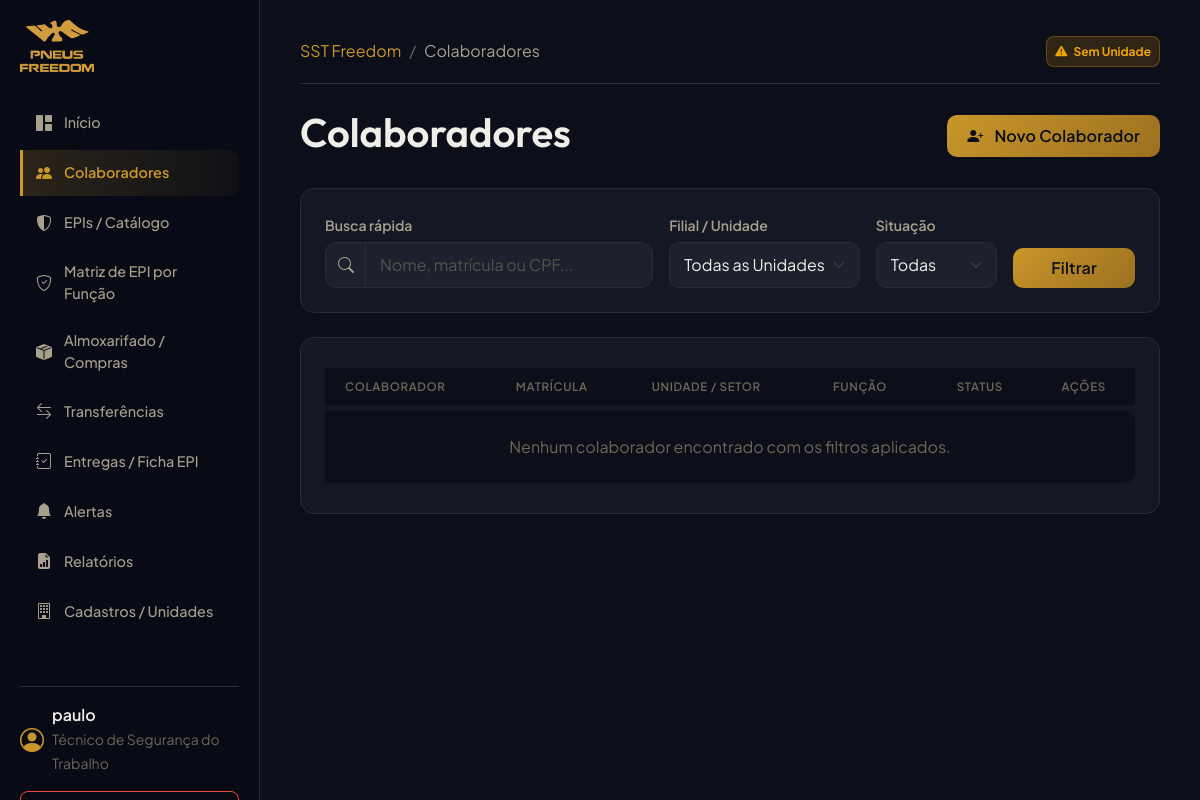
The page /employees/ (signed in) on the database as committed earlier.
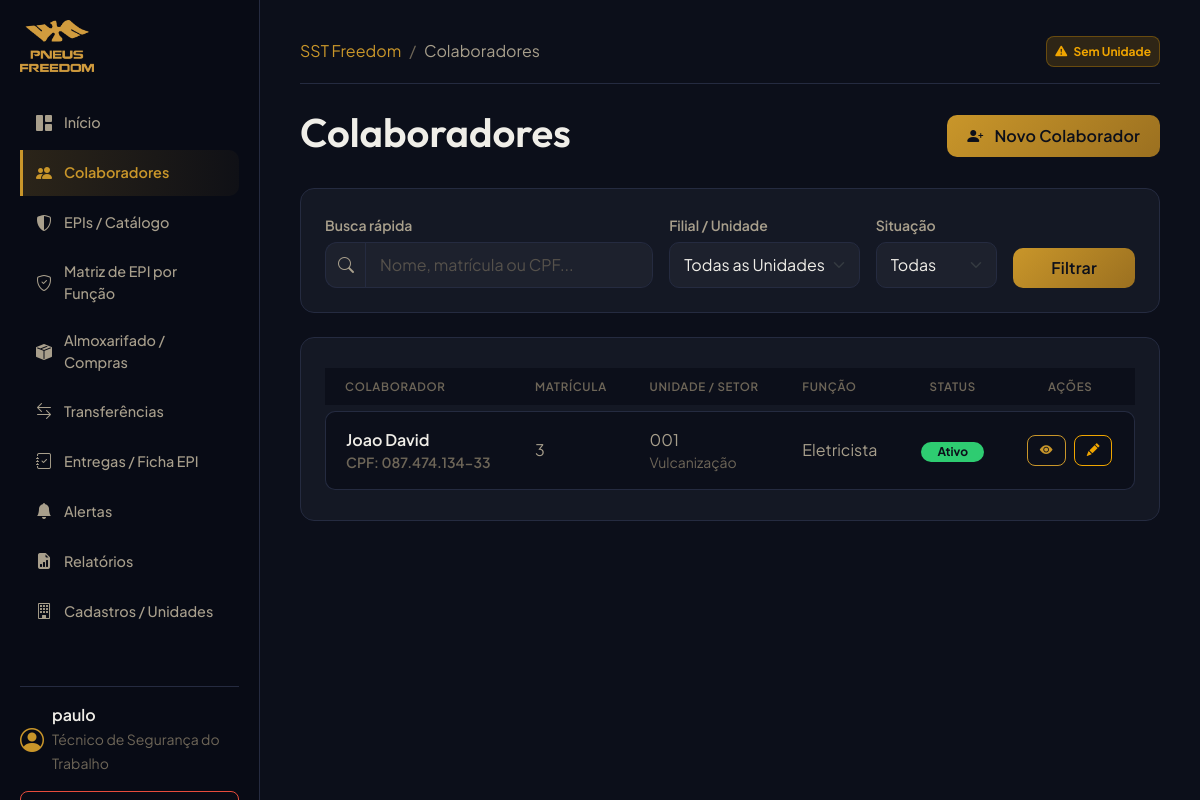
The same page on the database as committed later.
### employees/models.py (models this page shows, shortened)
class Employee(models.Model):
    SITUACAO_CHOICES = (
        ('ATIVO', 'Ativo'),
        ('AFASTADO', 'Afastado'),
        ('DESLIGADO', 'Desligado'),
    )
    TURNO_CHOICES = (
        ('TURNO_1', '1º Turno'),
        ('TURNO_2', '2º Turno'),
        ('TURNO_3', '3º Turno'),
        ('ADM', 'Administrativo'),
    )
    company = models.ForeignKey(Company, on_delete=models.PROTECT, related_name='employees', verbose_name="Empresa")
    unit = models.ForeignKey(Unit, on_delete=models.PROTECT, related_name='employees', verbose_name="Unidade")
    matricula = models.CharField(max_length=50, verbose_name="Matrícula")
    nome_completo = models.CharField(max_length=255, verbose_name="Nome Completo")
    cpf = models.CharField(max_length=14, unique=True, validators=[validate_cpf], verbose_name="CPF")
    funcao = models.ForeignKey(Function, on_delete=models.PROTECT, related_name='employees', verbose_name="Função/Cargo")
    setor = models.ForeignKey(Sector, on_delete=models.PROTECT, related_name='employees', verbose_name="Setor")
    centro_custo = models.ForeignKey(CostCenter, on_delete=models.PROTECT, related_name='employees', verbose_name="Centro de Custo")
    turno = models.CharField(max_length=20, choices=TURNO_CHOICES, default='ADM', verbose_name="Turno")
    data_admissao = models.DateField(verbose_name="Data de Admissão")
    situacao = models.CharField(max_length=20, choices=SITUACAO_CHOICES, default='ATIVO', verbose_name="Situação Cadastral")
    data_desligamento = models.DateField(blank=True, null=True, verbose_name="Data de Desligamento")
    telefone = models.CharField(max_length=20, blank=True, null=True, verbose_name="Telefone")
    email = models.EmailField(blank=True, null=True, verbose_name="E-mail")
    tamanho_camisa = models.CharField(max_length=10, blank=True, null=True, verbose_name="Tamanho da Camisa")
    tamanho_calca = models.CharField(max_length=10, blank=True, null=True, verbose_name="Tamanho da Calça")
    num_calcado = models.IntegerField(blank=True, null=True, verbose_name="Numeração do Calçado")
    tamanho_luva = models.CharField(max_length=10, blank=True, null=True, verbose_name="Tamanho da Luva")
    modelo_farda = models.CharField(max_length=100, blank=True, null=True, verbose_name="Modelo de Farda")
    observacoes = models.TextField(blank=True, null=True, verbose_name="Observações Operacionais")
    criado_por = models.ForeignKey(settings.AUTH_USER_MODEL, on_delete=models.SET_NULL, null=True, blank=True, related_name='created_employees', verbose_name="Criado por")
    criado_em = models.DateTimeField(auto_now_add=True, verbose_name="Criado em")
    atualizado_em = models.DateTimeField(auto_now=True, verbose_name="Atualizado em")
    class Meta:
        verbose_name = "Colaborador"
        verbose_name_plural = "Colaboradores"
        unique_together = ('company', 'matricula')

### organizations/models.py (models this page shows, shortened)
class Unit(models.Model):
    company = models.ForeignKey(Company, on_delete=models.PROTECT, related_name='units', verbose_name="Empresa")
    codigo = models.CharField(max_length=50, unique=True, verbose_name="Código da Unidade")
    nome = models.CharField(max_length=255, verbose_name="Nome da Unidade")
    cidade = models.CharField(max_length=100, verbose_name="Cidade")
    estado = models.CharField(max_length=2, verbose_name="UF")
    ativo = models.BooleanField(default=True, verbose_name="Ativo")
    class Meta:
        verbose_name = "Unidade"
        verbose_name_plural = "Unidades"

class Sector(models.Model):
    unit = models.ForeignKey(Unit, on_delete=models.PROTECT, related_name='sectors', verbose_name="Unidade")
    nome = models.CharField(max_length=255, verbose_name="Nome do Setor")
    codigo = models.CharField(max_length=50, blank=True, null=True, verbose_name="Código do Setor")
    ativo = models.BooleanField(default=True, verbose_name="Ativo")
    class Meta:
        verbose_name = "Setor"
        verbose_name_plural = "Setores"
        unique_together = ('unit', 'nome')

class Function(models.Model):
    company = models.ForeignKey(Company, on_delete=models.PROTECT, related_name='functions', verbose_name="Empresa")
    nome = models.CharField(max_length=255, verbose_name="Nome da Função/Cargo")
    descricao = models.TextField(blank=True, null=True, verbose_name="Descrição")
    ativo = models.BooleanField(default=True, verbose_name="Ativo")
    class Meta:
        verbose_name = "Função/Cargo"
        verbose_name_plural = "Funções/Cargos"
        unique_together = ('company', 'nome')

### employees/views.py (the view, shortened to what this page needs)
# urls.py: path('', EmployeeListView.as_view(), name='employee_list'),
class EmployeeListView(LoginRequiredMixin, ListView):
    model = Employee
    template_name = "employees/list.html"
    context_object_name = "employees"
    paginate_by = 20
    def get_queryset(self):
        user = self.request.user
        user_units = user.units.all()
        if user.is_superuser and not user_units.exists():
            user_units = Unit.objects.all()
        queryset = Employee.objects.filter(unit__in=user_units)
        q_search = self.request.GET.get('search')
        q_unit = self.request.GET.get('unit')
        if q_unit:
            queryset = queryset.filter(unit_id=q_unit)
        q_situacao = self.request.GET.get('situacao')
        if q_situacao:
            queryset = queryset.filter(situacao=q_situacao)
        return queryset.select_related('unit', 'funcao', 'setor').order_name() if hasattr(queryset, 'order_name') else queryset.select_related('unit', 'funcao', 'setor').order_by('nome_completo')
    def get_context_data(self, **kwargs):
        context = super().get_context_data(**kwargs)
        user = self.request.user
        user_units = user.units.all()
        if user.is_superuser and not user_units.exists():
            user_units = Unit.objects.all()
        context['units'] = user_units
        context['search_val'] = self.request.GET.get('search', '')
        context['unit_val'] = self.request.GET.get('unit', '')
        context['situacao_val'] = self.request.GET.get('situacao', '')
        return context

### accounts/models.py (called while the page is built)
    def is_tecnico(self):
        return self.profile_type == self.TECNICO_SST or self.is_superuser

    def is_almoxarife(self):
        return self.profile_type == self.ALMOXARIFE or self.is_superuser

### templates/employees/list.html (shortened to what the changed rows need)
{% extends "base.html" %}
{% block content %}
<div class="d-flex justify-content-between align-items-center mb-4">
    <h1>Colaboradores</h1>
</div>
<div class="card-premium">
    <div class="table-responsive">
        <table class="table table-premium mb-0">
            <thead>
                <tr>
                    <th class="text-muted border-0">Colaborador</th>
                    <th class="text-muted border-0">Matrícula</th>
                    <th class="text-muted border-0">Unidade / Setor</th>
                    <th class="text-muted border-0">Função</th>
                    <th class="text-muted border-0 text-center">Status</th>
                    <th class="text-muted border-0 text-center">Ações</th>
                </tr>
            </thead>
            <tbody>
                {% for emp in employees %}
                <tr>
                    <td class="text-light fw-semibold">
                        {{ emp.nome_completo }}
                        <small class="text-muted d-block">CPF: {{ emp.cpf }}</small>
                    </td>
                    <td>{{ emp.matricula }}</td>
                    <td>{{ emp.unit.codigo }} <small class="text-muted d-block">{{ emp.setor.nome }}</small></td>
                    <td>{{ emp.funcao.nome }}</td>
                    <td class="text-center">
                        {% if emp.situacao == 'ATIVO' %}
                        <span class="badge bg-success rounded-pill px-3">Ativo</span>
                        {% elif emp.situacao == 'AFASTADO' %}
                        <span class="badge bg-warning rounded-pill px-3">Afastado</span>
                        {% else %}
                        <span class="badge bg-danger rounded-pill px-3">Desligado</span>
                        {% endif %}
                    </td>
                    <td class="text-center">
                        <div class="d-flex justify-content-center gap-2">
                            <a href="{% url 'employee_detail' emp.id %}" class="btn btn-sm btn-outline-primary rounded-3" title="Visualizar Ficha">
                                <i class="bi bi-eye-fill"></i>
                            </a>
                            <a href="{% url 'employee_update' emp.id %}" class="btn btn-sm btn-outline-warning rounded-3" title="Editar">
                                <i class="bi bi-pencil-fill"></i>
                            </a>
                        </div>
                    </td>
                </tr>
                {% empty %}
                <tr>
                    <td colspan="6" class="text-center text-muted border-0 py-4">Nenhum colaborador encontrado com os filtros aplicados.</td>
                </tr>
                {% endfor %}
            </tbody>
        </table>
    </div>
</div>
{% endblock %}

Rows that differ between the two databases and show on the page:
added Employee: nome_completo "Joao David", cpf "087.474.134-33", matricula "3", unit.codigo "001", setor.nome "Vulcanização", funcao.nome "Eletricista", situacao "Ativo"
Other text that changed with them:
text no longer shown: "Nenhum colaborador encontrado com os filtros aplicados."
